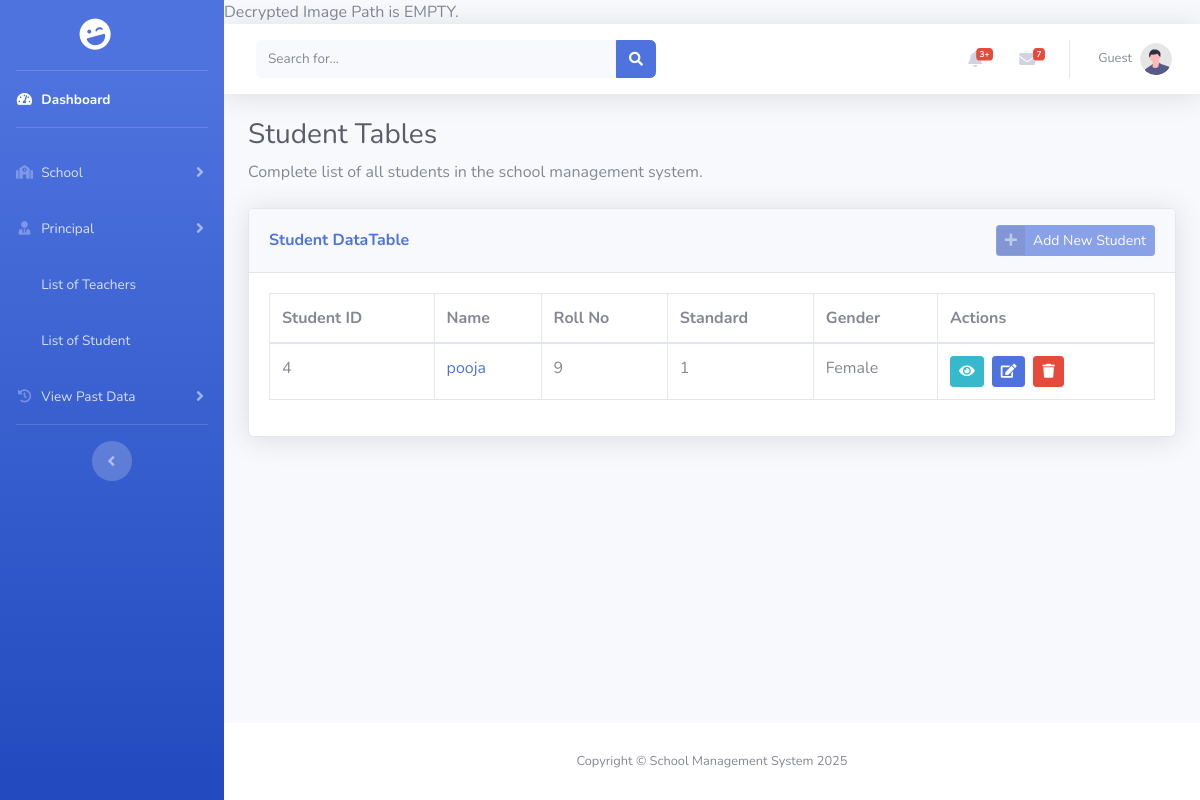
The page /pages/student/student_list.php (signed in) on the database as committed earlier.
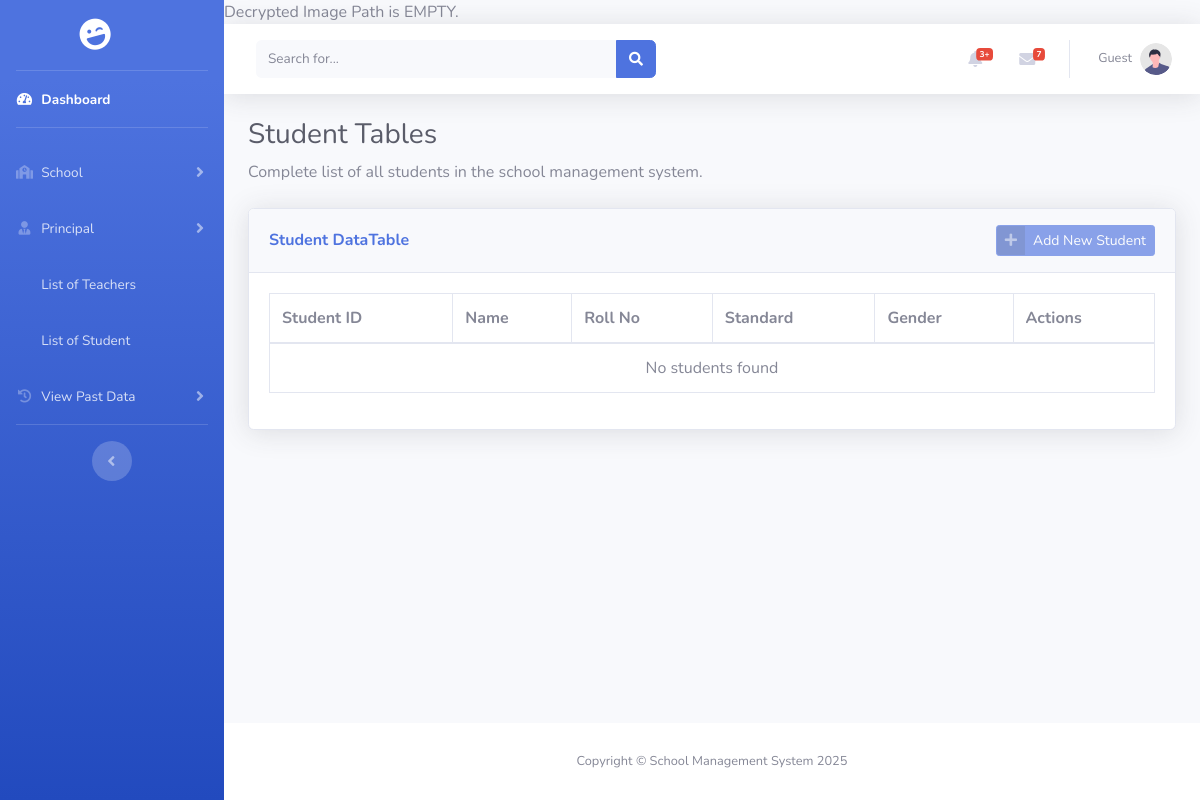
The same page on the database as committed later.
### tables this page shows
CREATE TABLE `student` (
  `id` int(11) NOT NULL,
  `student_image` varchar(255) DEFAULT NULL,
  `student_name` varchar(50) DEFAULT NULL,
  `rollno` varchar(10) DEFAULT NULL,
  `std` varchar(4) DEFAULT NULL,
  `email` varchar(50) NOT NULL,
  `password` varchar(255) NOT NULL,
  `academic_year` varchar(9) DEFAULT NULL,
  `school_id` int(11) DEFAULT NULL,
  `dob` date DEFAULT NULL,
  `gender` enum('male','female','others') DEFAULT NULL,
  `blood_group` enum('a+','a-','b+','b-','ab+','ab-','o+','o-') DEFAULT NULL,
  `address` text DEFAULT NULL,
  `father_name` varchar(50) DEFAULT NULL,
  `father_phone` varchar(10) DEFAULT NULL,
  `mother_name` varchar(50) DEFAULT NULL,
  `mother_phone` varchar(10) DEFAULT NULL
);

### pages/student/student_list.php (the view, shortened to what the changed rows need)
<?php
include_once "../../includes/connect.php";
$query = "SELECT s.id, s.student_name, s.rollno, s.std, s.email, s.academic_year,
                s.dob, s.gender, s.blood_group, s.address, s.father_name, s.father_phone,
                s.mother_name, s.mother_phone, sc.school_name
        FROM student s
        LEFT JOIN school sc ON s.school_id = sc.id
        ORDER BY s.id ASC";
$result = mysqli_query($conn, $query);
?>
<!DOCTYPE html>
<html lang="en">
<head>
    <link href="../../assets/vendor/fontawesome-free/css/all.min.css" rel="stylesheet" type="text/css">
    <link href="../../assets/css/sb-admin-2.min.css" rel="stylesheet">
    <link href="../../assets/vendor/datatables/dataTables.bootstrap4.min.css" rel="stylesheet">
</head>
<body id="page-top">
    <div id="wrapper">
        <div id="content-wrapper" class="d-flex flex-column">
            <div id="content">
                <div class="container-fluid">
                    <h1 class="h3 mb-2 text-gray-800">Student Tables</h1>
                    <div class="card shadow mb-4">
                        <div class="card-body">
                            <div class="table-responsive">
                                <table class="table table-bordered" id="dataTable" width="100%" cellspacing="0">
                                    <thead>
                                        <tr>
                                            <th>Student ID</th>
                                            <th>Name</th>
                                            <th>Roll No</th>
                                            <th>Standard</th>
                                            <th>Gender</th>
                                            <th>Actions</th>
                                        </tr>
                                    </thead>
                                    <tbody>
                                        <?php
                                        if ($result && mysqli_num_rows($result) > 0) {
                                            while ($row = mysqli_fetch_assoc($result)) {
                                                echo "<tr>";
                                                echo "<td>" . htmlspecialchars($row['id']) . "</td>";
                                                echo "<td>";
                                                echo "<a href='view.php?id=" . $row['id'] . "' class='text-decoration-none'>";
                                                echo htmlspecialchars($row['student_name'] ?? 'N/A');
                                                echo "</a>";
                                                echo "</td>";
                                                echo "<td>" . htmlspecialchars($row['rollno'] ?? 'N/A') . "</td>";
                                                echo "<td>" . htmlspecialchars($row['std'] ?? 'N/A') . "</td>";
                                                echo "<td>" . htmlspecialchars(ucfirst($row['gender'] ?? 'N/A')) . "</td>";
                                                echo "<td>";
                                                echo "<a href='view.php?id=" . $row['id'] . "' class='btn btn-info btn-sm mr-2'>";
                                                echo "<i class='fas fa-eye'></i>";
                                                echo "</a>";
                                                echo "<a href='edit.php?id=" . $row['id'] . "' class='btn btn-primary btn-sm mr-2'>";
                                                echo "<i class='fas fa-edit'></i>";
                                                echo "</a>";
                                                echo "<button class='btn btn-danger btn-sm' onclick='confirmDelete(" . $row['id'] . ")'>";
                                                echo "<i class='fas fa-trash'></i>";
                                                echo "</button>";
                                                echo "</td>";
                                                echo "</tr>";
                                            }
                                        } else {
                                            echo "<tr><td colspan='6' class='text-center'>No students found</td></tr>";
                                        }
                                        ?>
                                    </tbody>
                                </table>
                            </div>
                        </div>
                    </div>
                </div>
            </div>
        </div>
    </div>
</body>
</html>

Rows that differ between the two databases and show on the page:
removed student: id "4", student_name "pooja", rollno "9", std "1", gender "Female"
Other text that changed with them:
text now shown: "No students found"
